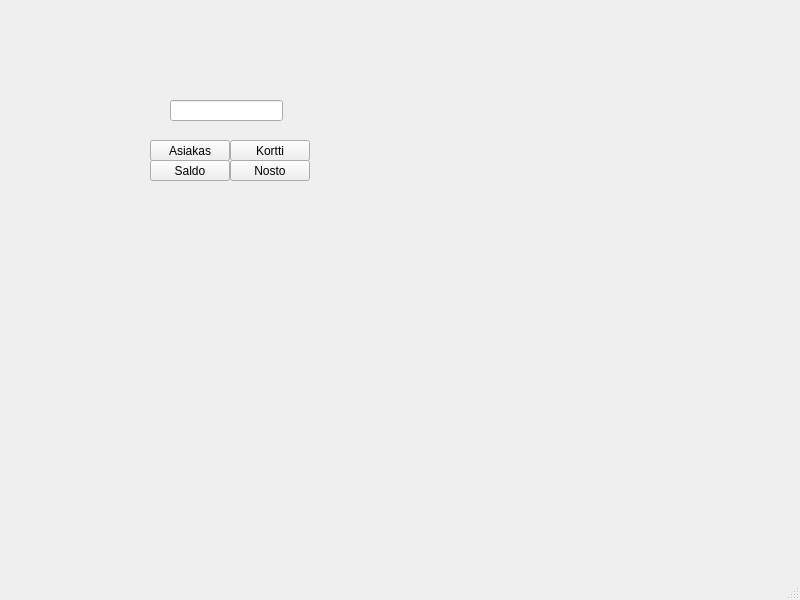
<?xml version="1.0" encoding="UTF-8"?>
<ui version="4.0">
 <class>MainWindow</class>
 <widget class="QMainWindow" name="MainWindow">
  <property name="geometry">
   <rect>
    <x>0</x>
    <y>0</y>
    <width>800</width>
    <height>600</height>
   </rect>
  </property>
  <property name="windowTitle">
   <string>MainWindow</string>
  </property>
  <widget class="QWidget" name="centralwidget">
   <widget class="QPushButton" name="bAsiakas">
    <property name="geometry">
     <rect>
      <x>150</x>
      <y>140</y>
      <width>80</width>
      <height>21</height>
     </rect>
    </property>
    <property name="text">
     <string>Asiakas</string>
    </property>
   </widget>
   <widget class="QPushButton" name="bKortti">
    <property name="geometry">
     <rect>
      <x>230</x>
      <y>140</y>
      <width>80</width>
      <height>21</height>
     </rect>
    </property>
    <property name="text">
     <string>Kortti</string>
    </property>
   </widget>
   <widget class="QPushButton" name="bSaldo">
    <property name="geometry">
     <rect>
      <x>150</x>
      <y>160</y>
      <width>80</width>
      <height>21</height>
     </rect>
    </property>
    <property name="text">
     <string>Saldo</string>
    </property>
   </widget>
   <widget class="QPushButton" name="bNosto">
    <property name="geometry">
     <rect>
      <x>230</x>
      <y>160</y>
      <width>80</width>
      <height>21</height>
     </rect>
    </property>
    <property name="text">
     <string>Nosto</string>
    </property>
   </widget>
   <widget class="QLineEdit" name="lineEdit">
    <property name="geometry">
     <rect>
      <x>170</x>
      <y>100</y>
      <width>113</width>
      <height>21</height>
     </rect>
    </property>
   </widget>
  </widget>
  <widget class="QMenuBar" name="menubar">
   <property name="geometry">
    <rect>
     <x>0</x>
     <y>0</y>
     <width>800</width>
     <height>20</height>
    </rect>
   </property>
  </widget>
  <widget class="QStatusBar" name="statusbar"/>
 </widget>
 <resources/>
 <connections/>
</ui>
